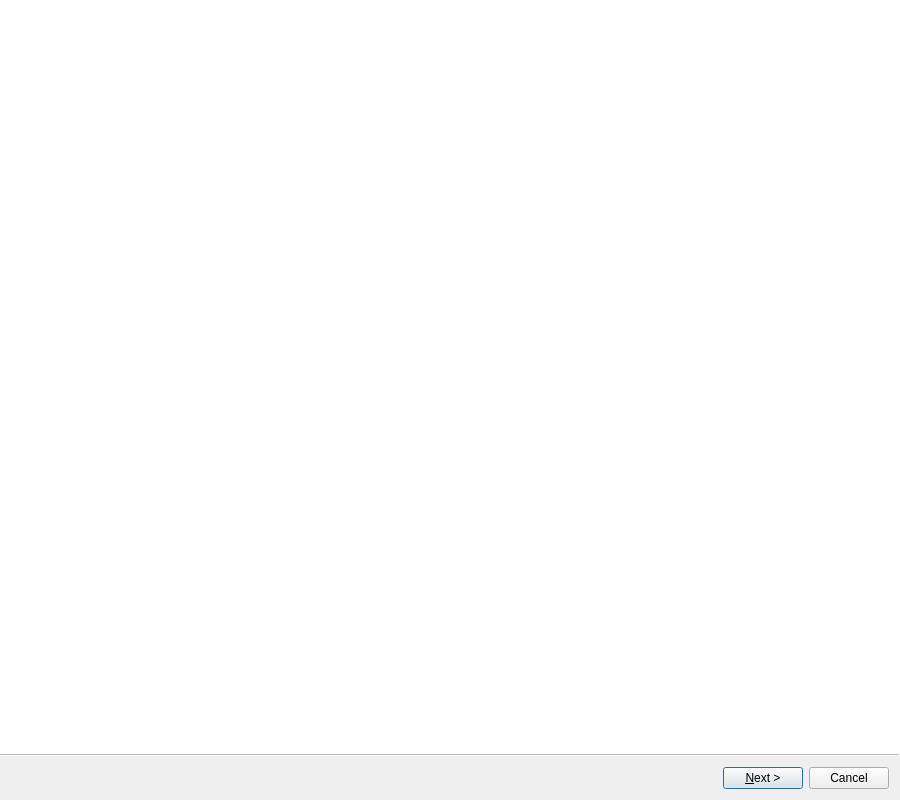
<?xml version="1.0" encoding="UTF-8"?>
<ui version="4.0">
 <author>Thomas Vogt</author>
 <class>Arinc615aDlaQt::MediaDefinedDownloadOperationWizard</class>
 <widget class="QWizard" name="Arinc615aDlaQt::MediaDefinedDownloadOperationWizard">
  <property name="windowModality">
   <enum>Qt::ApplicationModal</enum>
  </property>
  <property name="geometry">
   <rect>
    <x>0</x>
    <y>0</y>
    <width>900</width>
    <height>800</height>
   </rect>
  </property>
  <property name="windowTitle">
   <string>Media Defined Download Operation</string>
  </property>
  <property name="windowIcon">
   <iconset resource="../resources/arinc_615a_dla_qt_resources.qrc">
    <normaloff>:/arinc615a_download_operation_icon.svg</normaloff>:/arinc615a_download_operation_icon.svg</iconset>
  </property>
  <property name="wizardStyle">
   <enum>QWizard::ModernStyle</enum>
  </property>
  <property name="options">
   <set>QWizard::NoBackButtonOnLastPage|QWizard::NoBackButtonOnStartPage</set>
  </property>
  <widget class="Arinc615aDlaQt::MediaDefinedDownloadOperationSettingsPage" name="settings"/>
  <widget class="Arinc615aDlaQt::DownloadOperationStatusPage" name="status"/>
  <widget class="Arinc615aDlaQt::DownloadOperationCompletedPage" name="completed"/>
 </widget>
 <customwidgets>
  <customwidget>
   <class>Arinc615aDlaQt::MediaDefinedDownloadOperationSettingsPage</class>
   <extends>QWizardPage</extends>
   <header location="global">arinc_615a_dla_qt/download/MediaDefinedDownloadOperationSettingsPage.hpp</header>
   <container>1</container>
  </customwidget>
  <customwidget>
   <class>Arinc615aDlaQt::DownloadOperationStatusPage</class>
   <extends>QWizardPage</extends>
   <header location="global">arinc_615a_dla_qt/download/DownloadOperationStatusPage.hpp</header>
   <container>1</container>
  </customwidget>
  <customwidget>
   <class>Arinc615aDlaQt::DownloadOperationCompletedPage</class>
   <extends>QWizardPage</extends>
   <header location="global">arinc_615a_dla_qt/download/DownloadOperationCompletedPage.hpp</header>
   <container>1</container>
  </customwidget>
 </customwidgets>
 <resources>
  <include location="../resources/arinc_615a_dla_qt_resources.qrc"/>
 </resources>
 <connections/>
</ui>
